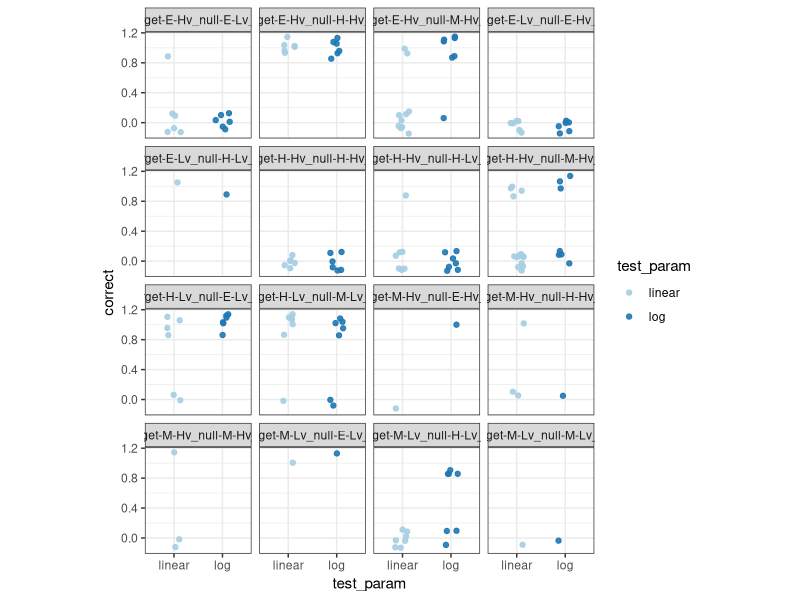
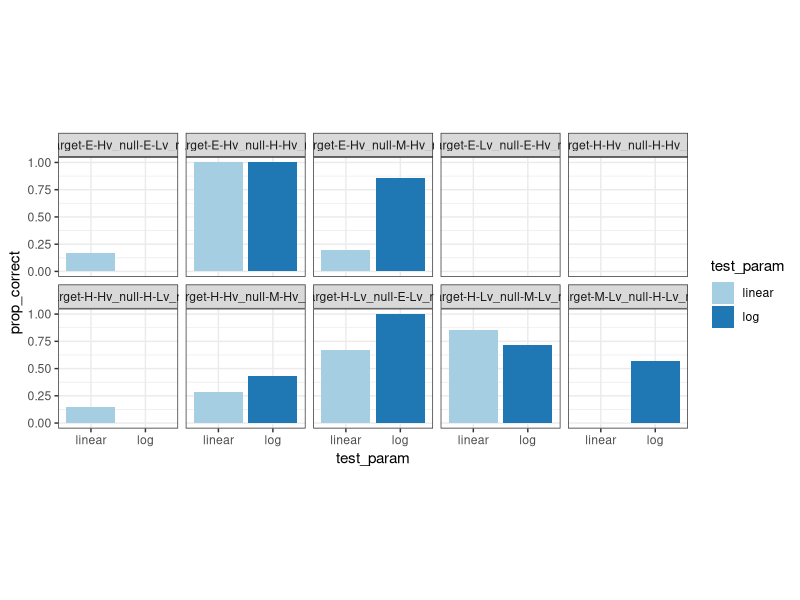
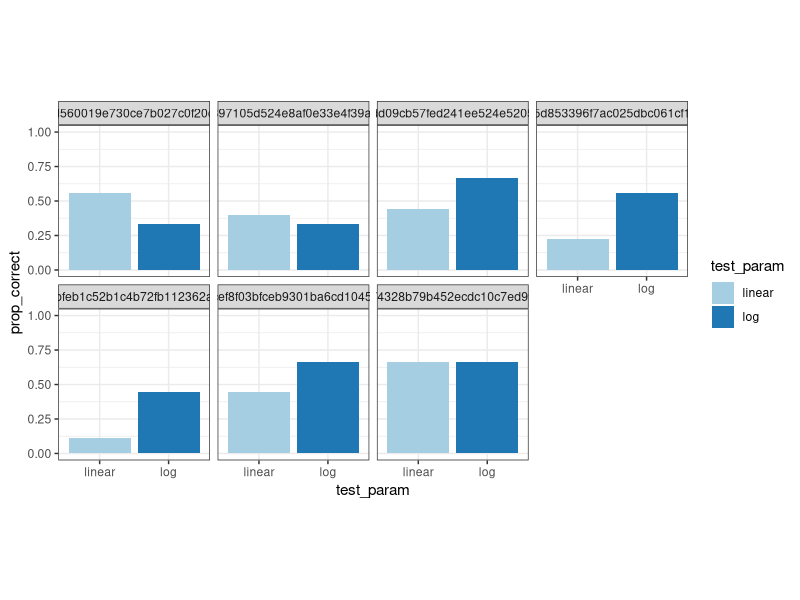

Source code (R) for these figures, in order:
## ---- chunk 1
knitr::opts_chunk$set(echo = F)
library(knitr)
library(tidyverse)
library(readr)
## ---- chunk 2
library(cowplot)
p1 <- ggdraw() + draw_image("linear-lineup-example.png", scale = 1) + theme_void()
p2 <- ggdraw() + draw_image("log-lineup-example.png", scale = 1) + theme_void()

plot_grid(p1, p2)
## ---- chunk 3
raw_data <- read.csv('../../data/graphics-group-09.17.2020.csv')
raw_data %>%
  ggplot(aes(x = test_param, y = correct, color = test_param)) +
  geom_jitter(width = 0.15, height = 0.15, alpha = 0.9) +
  facet_wrap(~param_value) +
  theme_bw() +
  theme(aspect.ratio = 1) +
  scale_color_brewer(palette = "Paired")
## ---- chunk 4
raw_data %>% 
  group_by(param_value, test_param) %>%
  summarise(plots_correct = sum(correct),
            participant_count = n()) %>%
  mutate(prop_correct = plots_correct/participant_count) %>%
  filter(participant_count > 3) %>%
ggplot(aes(x = test_param, y = prop_correct, fill = test_param)) +
  geom_bar(stat = "identity") +
  facet_wrap(~param_value, ncol = 5) +
  theme_bw() +
  theme(aspect.ratio = 1) +
  scale_fill_brewer(palette = "Paired") +
  scale_y_continuous(limits = c(0,1), breaks = seq(0,1,0.25))
## ---- chunk 5
raw_data %>% 
  group_by(nick_name, test_param) %>%
  filter(rorschach == 0) %>%
  summarise(plots_correct = sum(correct),
            plot_count = n()) %>%
  mutate(prop_correct = plots_correct/plot_count) %>%
  filter(plot_count > 6) %>%
ggplot(aes(x = test_param, y = prop_correct, fill = test_param)) +
  geom_bar(stat = "identity") +
  facet_wrap(~nick_name, ncol = 4) +
  theme_bw() +
  theme(aspect.ratio = 1) +
  scale_fill_brewer(palette = "Paired") +
  scale_y_continuous(limits = c(0,1), breaks = seq(0,1,0.25))
